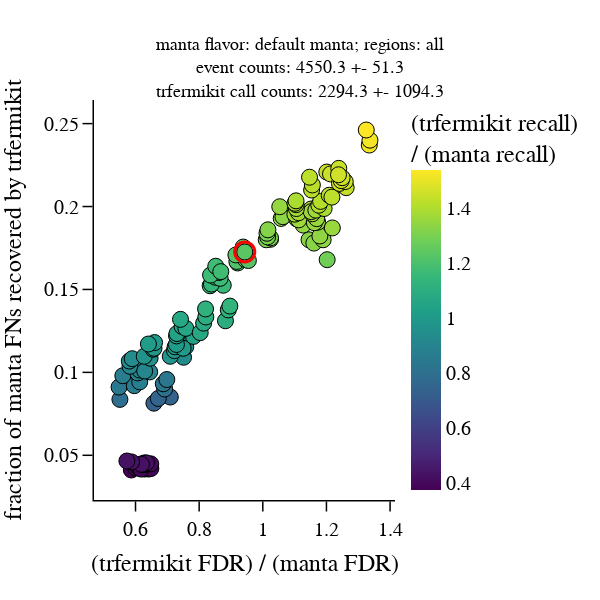
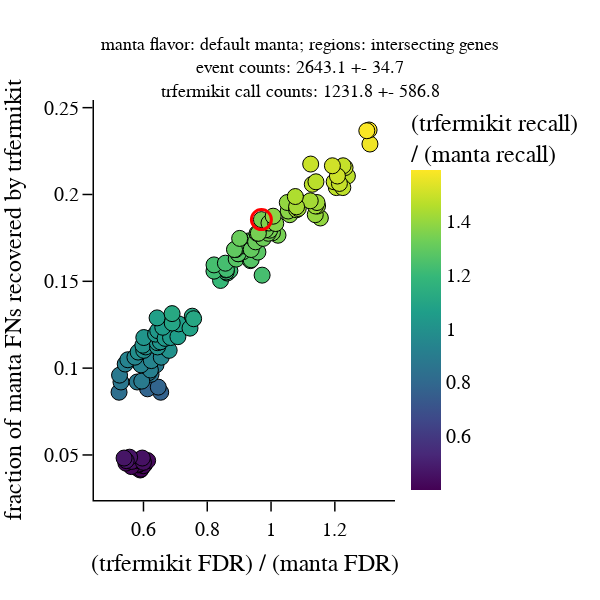

The cell these charts' notebook holds for them, in order:
### Code cell
def get_marker_extra(color, title): 
    return dict(
        color=color,
        colorscale='Viridis',
        showscale=True,
        colorbar=dict(title=dict(text=title)) # https://github.com/plotly/plotly.js/issues/1244
    )
    
def get_marker(color, title): 
    return {**get_marker_core('circle'), **get_marker_extra(color, title)}

def plot_manta_complementarity(svtype, manta_flavor, manta_flavor_name, regions): 
    normalized_trfermikit_FDRs, fractions_of_manta_FN, configs = get_normalizedTrfermikitFDRs_mantaFractions_configs(
        svtype, 
        manta_flavor,
        regions
    )
    trfermikit_TPRs, trfermikit_FDRs, _ = get_TPRs_FDRs_configs(trfermikit_flavor, svtype, regions) 
    normalized_trfermikit_TPRs = get_normalized_trfermikit_TPRs(manta_flavor, svtype, regions)

    trfermikit_TPRs, \
    trfermikit_FDRs, \
    normalized_trfermikit_TPRs, \
    normalized_trfermikit_FDRs, \
    fractions_of_manta_FN, \
    configs = zip_and_sort(
        trfermikit_TPRs,
        trfermikit_FDRs,
        normalized_trfermikit_TPRs, 
        normalized_trfermikit_FDRs, 
        fractions_of_manta_FN, 
        configs
    )
    
    fig = go.Figure(data=go.Scatter(
        x=normalized_trfermikit_FDRs,
        y=fractions_of_manta_FN,
        mode='markers',
        showlegend=False,     
        marker=get_marker(color=normalized_trfermikit_TPRs, title='(trfermikit recall)<br>/ (manta recall)'),
    ))
    update_axes(fig, 'x', '(trfermikit FDR) / (manta FDR)') 
    update_axes(fig, 'y', 'fraction of manta FNs recovered by trfermikit') 
    fig.update_layout(
        title=dict(
            text='manta flavor: {}; regions: {}<br>{}'.format(
                manta_flavor_name,
                regions,
                get_event_call_stats('trfermikit', trfermikit_flavor, svtype, regions)
            ), 
            x=0.5,
            font=get_font(18)
        ),
        plot_bgcolor='white',
        font=get_font(),
        width=600,
        height=600,
        margin=dict(
            l=50,
            r=50,
            b=100,
            t=100,
            pad=0
        ),        
    )    
     
    if svtype == 'DEL':
        trfermikit_operating_point_index = compute_operating_point(svtype, regions)        
        fig.add_trace(go.Scatter(
            x=[normalized_trfermikit_FDRs[trfermikit_operating_point_index]], 
            y=[fractions_of_manta_FN[trfermikit_operating_point_index]],
            mode='markers',
            marker=get_marker_core('circle-open', size=20, linewidth=3, color='red'),
            showlegend=False
        ))    
        
    write(
        fig, 
        sub_directory='manta_complementarity', 
        filename='{}-{}-{}'.format(svtype, manta_flavor, get_regions_tag(regions)),
        data=[
            {
                'trfermikit_TPR': trfermikit_TPR, 
                'trfermikit_FDR': trfermikit_FDR,
                'normalized_trfermikit_TPR': normalized_trfermikit_TPR,
                'normalized_trfermikit_FDR': normalized_trfermikit_FDR,
                'fraction_of_manta_FN': fraction_of_manta_FN,
                'config': config
            }
            for (
                    trfermikit_TPR, 
                    trfermikit_FDR, 
                    normalized_trfermikit_TPR, 
                    normalized_trfermikit_FDR, 
                    fraction_of_manta_FN, 
                    config
                )
                in zip(
                    trfermikit_TPRs, 
                    trfermikit_FDRs,
                    normalized_trfermikit_TPRs, 
                    normalized_trfermikit_FDRs, 
                    fractions_of_manta_FN, 
                    configs
                )
        ]
    )
        
    fig.show()


def plot_manta_complementarity_allFlavors(svtype, regions):
    for manta_flavor, manta_flavor_name in zip(manta_flavors, manta_flavors_names): 
        plot_manta_complementarity(
            svtype, 
            manta_flavor,
            manta_flavor_name,
            regions
        )
        
def plot_manta_complementarity_allRegions(svtype):
    for regions in ['all', 'intersecting genes', 'intersecting exons and UTRs']:
        plot_manta_complementarity(
            svtype, 
            'manta',
            'default manta',
            regions
        )

# plot_manta_complementarity_allFlavors('DEL', 'all')        
plot_manta_complementarity_allRegions('DEL')

### Figure 1 — Plotly figure (JSON) as saved in the notebook; plotly's stock layout.template omitted (floating-point values rounded to 4 significant figures; data arrays with more than 128 entries replaced by an {"elided": "..."} marker saying what was removed)
{"data": [{"marker": {"color": {"elided": "135 float values"}, "colorbar": {"title": {"text": "(trfermikit recall)<br>/ (manta recall)"}}, "colorscale": [[0, "#440154"], [0.1111, "#482878"], [0.2222, "#3e4989"], [0.3333, "#31688e"], [0.4444, "#26828e"], [0.5556, "#1f9e89"], [0.6667, "#35b779"], [0.7778, "#6ece58"], [0.8889, "#b5de2b"], [1, "#fde725"]], "line": {"color": "black", "width": 1}, "showscale": true, "size": 16, "symbol": "circle"}, "mode": "markers", "showlegend": false, "type": "scatter", "x": {"elided": "135 float values"}, "y": {"elided": "135 float values"}}, {"marker": {"color": "red", "line": {"color": "black", "width": 3}, "size": 20, "symbol": "circle-open"}, "mode": "markers", "showlegend": false, "type": "scatter", "x": [0.9433], "y": [0.1726]}], "layout": {"font": {"color": "black", "family": "Arial", "size": 20}, "height": 600, "margin": {"b": 100, "l": 50, "pad": 0, "r": 50, "t": 100}, "plot_bgcolor": "white", "title": {"font": {"color": "black", "family": "Arial", "size": 18}, "text": "manta flavor: default manta; regions: all<br>event counts: 4550.3 +- 51.3<br>trfermikit call counts: 2294.3 +- 1094.3", "x": 0.5}, "width": 600, "xaxis": {"linecolor": "black", "linewidth": 1.5, "showgrid": false, "showline": true, "tickcolor": "black", "ticklen": 10, "ticks": "outside", "tickwidth": 1.5, "title": {"text": "(trfermikit FDR) / (manta FDR)"}}, "yaxis": {"linecolor": "black", "linewidth": 1.5, "showgrid": false, "showline": true, "tickcolor": "black", "ticklen": 10, "ticks": "outside", "tickwidth": 1.5, "title": {"text": "fraction of manta FNs recovered by trfermikit"}}}}

### Figure 2 — Plotly figure (JSON) as saved in the notebook; plotly's stock layout.template omitted (floating-point values rounded to 4 significant figures; data arrays with more than 128 entries replaced by an {"elided": "..."} marker saying what was removed)
{"data": [{"marker": {"color": {"elided": "135 float values"}, "colorbar": {"title": {"text": "(trfermikit recall)<br>/ (manta recall)"}}, "colorscale": [[0, "#440154"], [0.1111, "#482878"], [0.2222, "#3e4989"], [0.3333, "#31688e"], [0.4444, "#26828e"], [0.5556, "#1f9e89"], [0.6667, "#35b779"], [0.7778, "#6ece58"], [0.8889, "#b5de2b"], [1, "#fde725"]], "line": {"color": "black", "width": 1}, "showscale": true, "size": 16, "symbol": "circle"}, "mode": "markers", "showlegend": false, "type": "scatter", "x": {"elided": "135 float values"}, "y": {"elided": "135 float values"}}, {"marker": {"color": "red", "line": {"color": "black", "width": 3}, "size": 20, "symbol": "circle-open"}, "mode": "markers", "showlegend": false, "type": "scatter", "x": [0.9698], "y": [0.1855]}], "layout": {"font": {"color": "black", "family": "Arial", "size": 20}, "height": 600, "margin": {"b": 100, "l": 50, "pad": 0, "r": 50, "t": 100}, "plot_bgcolor": "white", "title": {"font": {"color": "black", "family": "Arial", "size": 18}, "text": "manta flavor: default manta; regions: intersecting genes<br>event counts: 2643.1 +- 34.7<br>trfermikit call counts: 1231.8 +- 586.8", "x": 0.5}, "width": 600, "xaxis": {"linecolor": "black", "linewidth": 1.5, "showgrid": false, "showline": true, "tickcolor": "black", "ticklen": 10, "ticks": "outside", "tickwidth": 1.5, "title": {"text": "(trfermikit FDR) / (manta FDR)"}}, "yaxis": {"linecolor": "black", "linewidth": 1.5, "showgrid": false, "showline": true, "tickcolor": "black", "ticklen": 10, "ticks": "outside", "tickwidth": 1.5, "title": {"text": "fraction of manta FNs recovered by trfermikit"}}}}
